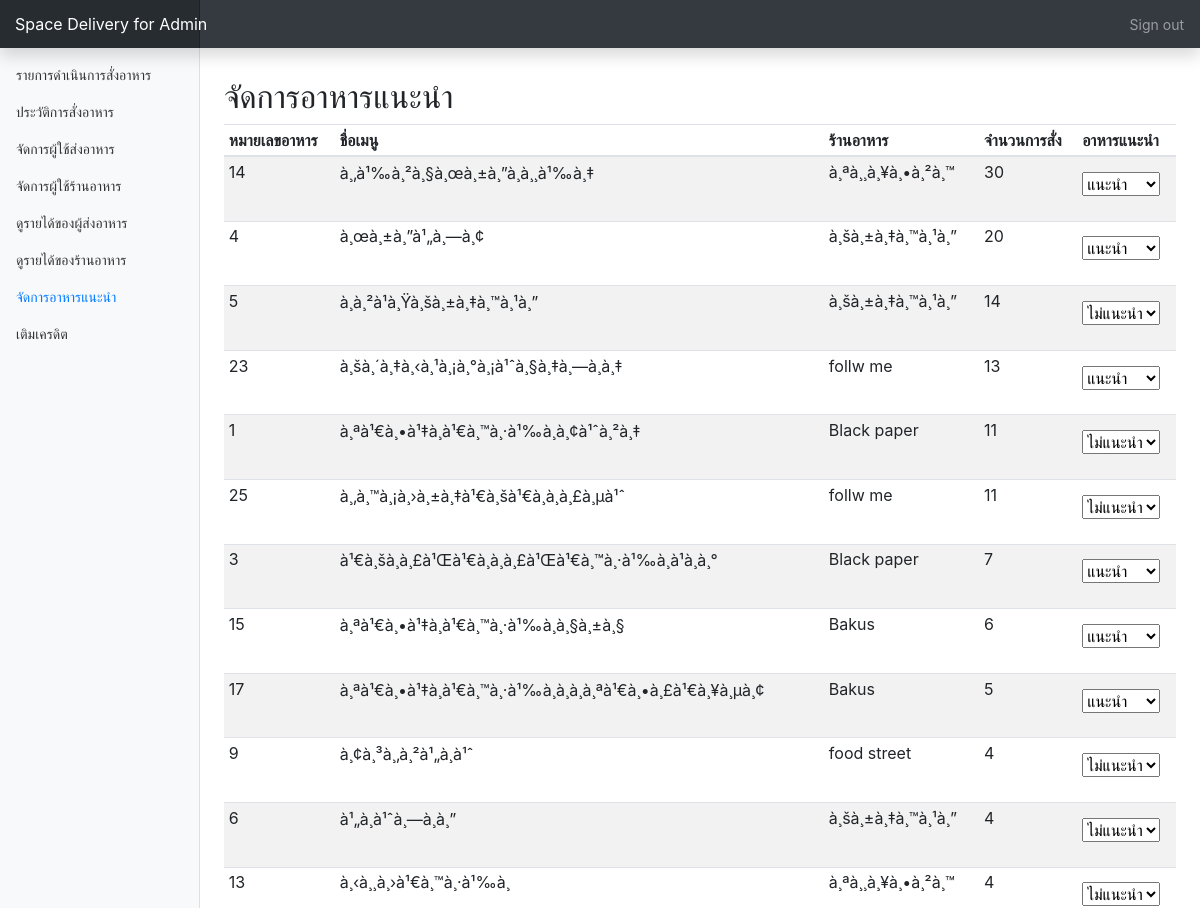
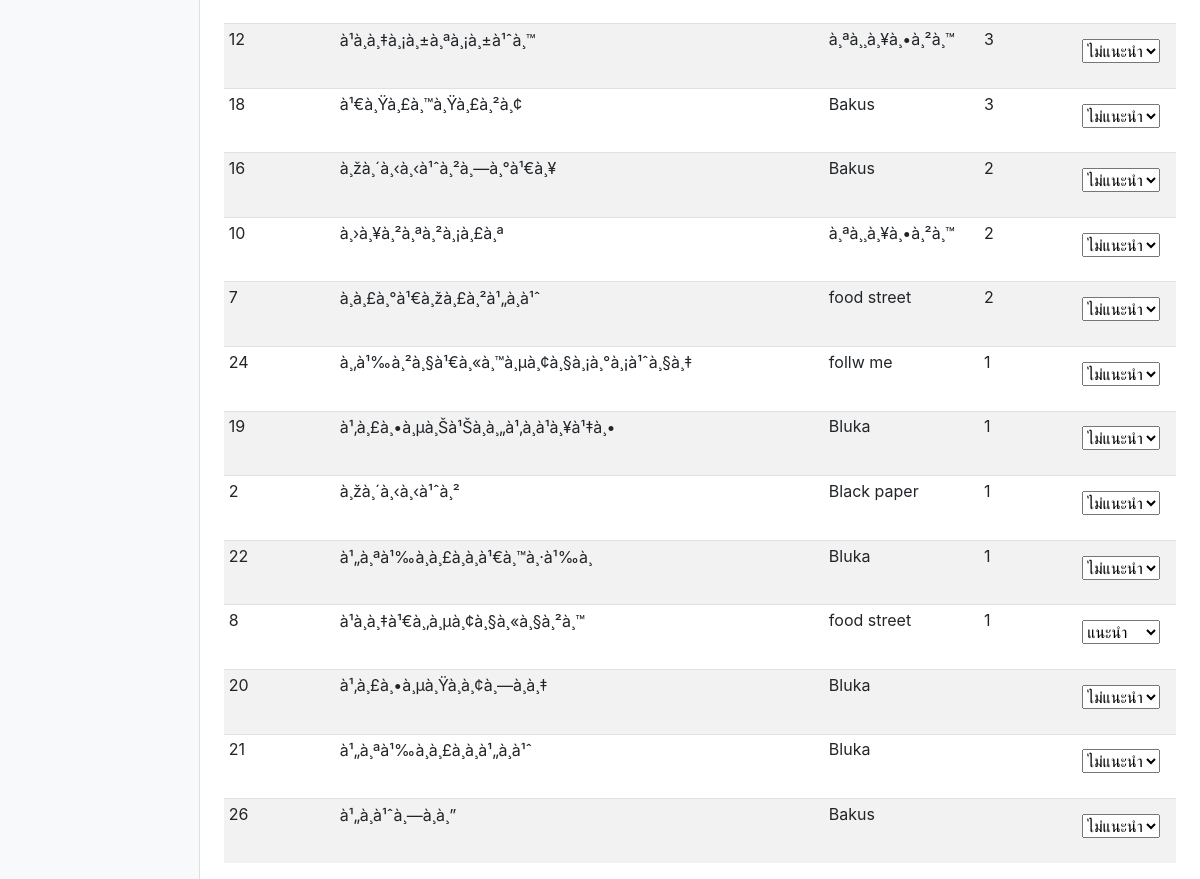
The page /api/AdminTable/homemenu.php?page=foodRecom (signed in) on the database its author committed (2 pictures, top to bottom).
### tables this page shows
CREATE TABLE `food` (
  `id` int(10) UNSIGNED NOT NULL,
  `name` varchar(150) NOT NULL,
  `detail` text NOT NULL,
  `img` varchar(500) NOT NULL,
  `price` double(10,2) NOT NULL,
  `recom` varchar(50) DEFAULT 'NotRecom',
  `stamp` double(10,2) DEFAULT '0.00',
  `Res_id` int(11) NOT NULL
);

CREATE TABLE `resuser` (
  `id` int(10) UNSIGNED NOT NULL,
  `resname` varchar(150) NOT NULL,
  `firstname` varchar(30) NOT NULL,
  `lastname` varchar(30) NOT NULL,
  `address` text NOT NULL,
  `phone` varchar(10) NOT NULL,
  `img` varchar(255) DEFAULT 'pro.jpg',
  `email` varchar(50) NOT NULL,
  `password` varchar(30) NOT NULL,
  `addmap` varchar(50) NOT NULL,
  `status` varchar(10) DEFAULT 'null'
);

### api/AdminTable/page_recomFood.php (the view, shortened to what this page needs)
<h2 style="margin-top:30px">จัดการอาหารแนะนำ</h2>
<div class="table-responsive">
  <table class="table table-striped table-sm">
    <thead>
      <tr>
        <th>หมายเลขอาหาร</th>
        <th>ชื่อเมนู</th>
        <th>ร้านอาหาร</th>
        <th>จำนวนการสั่ง</th>
        <th>อาหารแนะนำ</th>
      </tr>
    </thead>
    <tbody>
      <?php
      include "ConnectAdminTable.php";
        $sql = "SELECT food.id, food.name, food.recom, resuser.resname, SUM(tb_cart.cart_amount) as count FROM food
        INNER JOIN resuser ON resuser.status ='allow' AND food.Res_id = resuser.id
        LEFT OUTER JOIN tb_cart ON tb_cart.food_id = food.id GROUP BY food.id ORDER BY count DESC";
        $result=mysqli_query($conn,$sql);
        while($data = mysqli_fetch_assoc($result)){
          echo "<tr>".
               "<td>".$data["id"]."</td>".
               "<td>".$data["name"]."</td>".
               "<td>".$data["resname"]."</td>".
               "<td>".$data["count"]."</td>".
               "<td>
               <form action=homemenu.php?page=foodRecom&id=".$data["id"]." method=POST style=margin-top:10px>
               <div class=form-group style=margin-bottom:20px>
                 <select name=advice class=form onchange=this.form.submit()>";
                 if($data["recom"] == 'NotRecom'){
                    echo "<option value=NotRecom selected>ไม่แนะนำ</option>";
                 }else{
                    echo "<option value=Recom selected >แนะนำ</option>";
                 }
              echo "</select>
               </div>
             </form>
               </td>".
               "</tr>";
        }
        ?>
    </tbody>
  </table>
</div>

### api/AdminTable/dashboard.css (style rules this page uses)
body { font-size: .875rem; }

### rows shown on the page
food: id "14", name "à¸‚à¹‰à¸²à¸§à¸œà¸±à¸”à¸à¸¸à¹‰à¸‡", resuser.resname "à¸ªà¸¸à¸¥à¸•à¸²à¸™", count "30", advice "แนะนำ"
food: id "4", name "à¸œà¸±à¸”à¹„à¸—à¸¢", resuser.resname "à¸šà¸±à¸‡à¸™à¸¹à¸”", count "20", advice "แนะนำ"
food: id "5", name "à¸à¸²à¹à¸Ÿà¸šà¸±à¸‡à¸™à¸¹à¸”", resuser.resname "à¸šà¸±à¸‡à¸™à¸¹à¸”", count "14", advice "ไม่แนะนำ"
food: id "23", name "à¸šà¸´à¸‡à¸‹à¸¹à¸¡à¸°à¸¡à¹ˆà¸§à¸‡à¸—à¸­à¸‡", resuser.resname "follw me", count "13", advice "แนะนำ"
food: id "1", name "à¸ªà¹€à¸•à¹‡à¸à¹€à¸™à¸·à¹‰à¸­à¸¢à¹ˆà¸²à¸‡", resuser.resname "Black paper", count "11", advice "ไม่แนะนำ"
food: id "25", name "à¸‚à¸™à¸¡à¸›à¸±à¸‡à¹€à¸šà¹€à¸à¸­à¸£à¸µà¹ˆ", resuser.resname "follw me", count "11", advice "ไม่แนะนำ"
food: id "3", name "à¹€à¸šà¸­à¸£à¹Œà¹€à¸à¸­à¸£à¹Œà¹€à¸™à¸·à¹‰à¸­à¹à¸à¸°", resuser.resname "Black paper", count "7", advice "แนะนำ"
food: id "15", name "à¸ªà¹€à¸•à¹‡à¸à¹€à¸™à¸·à¹‰à¸­à¸§à¸±à¸§", resuser.resname "Bakus", count "6", advice "แนะนำ"
food: id "17", name "à¸ªà¹€à¸•à¹‡à¸à¹€à¸™à¸·à¹‰à¸­à¸­à¸­à¸ªà¹€à¸•à¸£à¹€à¸¥à¸µà¸¢", resuser.resname "Bakus", count "5", advice "แนะนำ"
food: id "9", name "à¸¢à¸³à¸‚à¸²à¹„à¸à¹ˆ", resuser.resname "food street", count "4", advice "ไม่แนะนำ"
food: id "6", name "à¹„à¸à¹ˆà¸—à¸­à¸”", resuser.resname "à¸šà¸±à¸‡à¸™à¸¹à¸”", count "4", advice "ไม่แนะนำ"
food: id "13", name "à¸‹à¸¸à¸›à¹€à¸™à¸·à¹‰à¸­", resuser.resname "à¸ªà¸¸à¸¥à¸•à¸²à¸™", count "4", advice "ไม่แนะนำ"
food: id "12", name "à¹à¸à¸‡à¸¡à¸±à¸ªà¸¡à¸±à¹ˆà¸™", resuser.resname "à¸ªà¸¸à¸¥à¸•à¸²à¸™", count "3", advice "ไม่แนะนำ"
food: id "18", name "à¹€à¸Ÿà¸£à¸™à¸Ÿà¸£à¸²à¸¢", resuser.resname "Bakus", count "3", advice "ไม่แนะนำ"
food: id "16", name "à¸žà¸´à¸‹à¸‹à¹ˆà¸²à¸—à¸°à¹€à¸¥", resuser.resname "Bakus", count "2", advice "ไม่แนะนำ"
food: id "10", name "à¸›à¸¥à¸²à¸ªà¸²à¸¡à¸£à¸ª", resuser.resname "à¸ªà¸¸à¸¥à¸•à¸²à¸™", count "2", advice "ไม่แนะนำ"
food: id "7", name "à¸à¸£à¸°à¹€à¸žà¸£à¸²à¹„à¸à¹ˆ", resuser.resname "food street", count "2", advice "ไม่แนะนำ"
food: id "24", name "à¸‚à¹‰à¸²à¸§à¹€à¸«à¸™à¸µà¸¢à¸§à¸¡à¸°à¸¡à¹ˆà¸§à¸‡", resuser.resname "follw me", count "1", advice "ไม่แนะนำ"
food: id "19", name "à¹‚à¸£à¸•à¸µà¸Šà¹Šà¸­à¸„à¹‚à¸à¹à¸¥à¹‡à¸•", resuser.resname "Bluka", count "1", advice "ไม่แนะนำ"
food: id "2", name "à¸žà¸´à¸‹à¸‹à¹ˆà¸²", resuser.resname "Black paper", count "1", advice "ไม่แนะนำ"
food: id "22", name "à¹„à¸ªà¹‰à¸à¸£à¸­à¸à¹€à¸™à¸·à¹‰à¸­", resuser.resname "Bluka", count "1", advice "ไม่แนะนำ"
food: id "8", name "à¹à¸à¸‡à¹€à¸‚à¸µà¸¢à¸§à¸«à¸§à¸²à¸™", resuser.resname "food street", count "1", advice "แนะนำ"
food: id "20", name "à¹‚à¸£à¸•à¸µà¸Ÿà¸­à¸¢à¸—à¸­à¸‡", resuser.resname "Bluka", advice "ไม่แนะนำ"
food: id "21", name "à¹„à¸ªà¹‰à¸à¸£à¸­à¸à¹„à¸à¹ˆ", resuser.resname "Bluka", advice "ไม่แนะนำ"
food: id "26", name "à¹„à¸à¹ˆà¸—à¸­à¸”", resuser.resname "Bakus", advice "ไม่แนะนำ"
